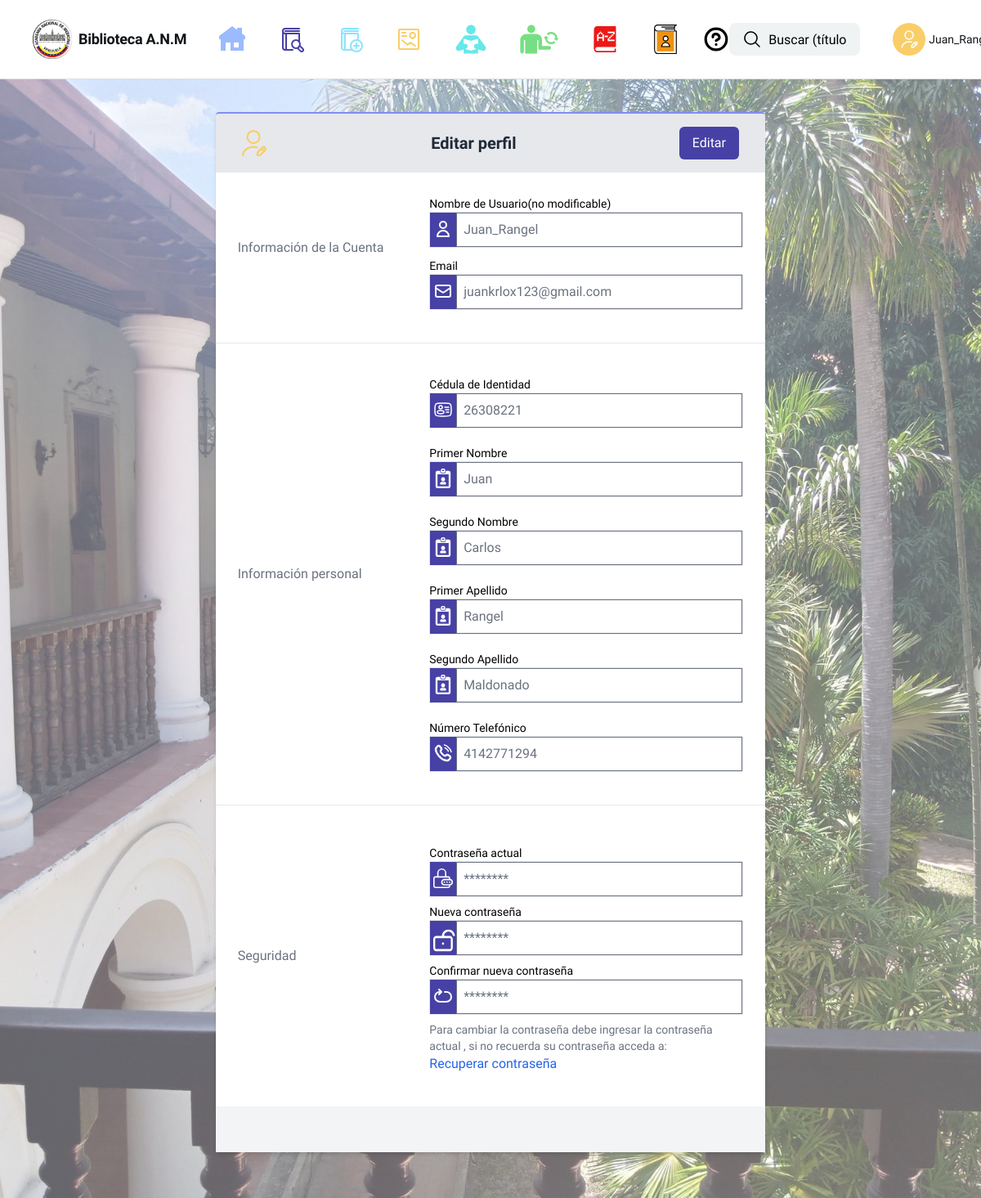
/edit_user/ (signed in), run on an earlier commit of the app's database.
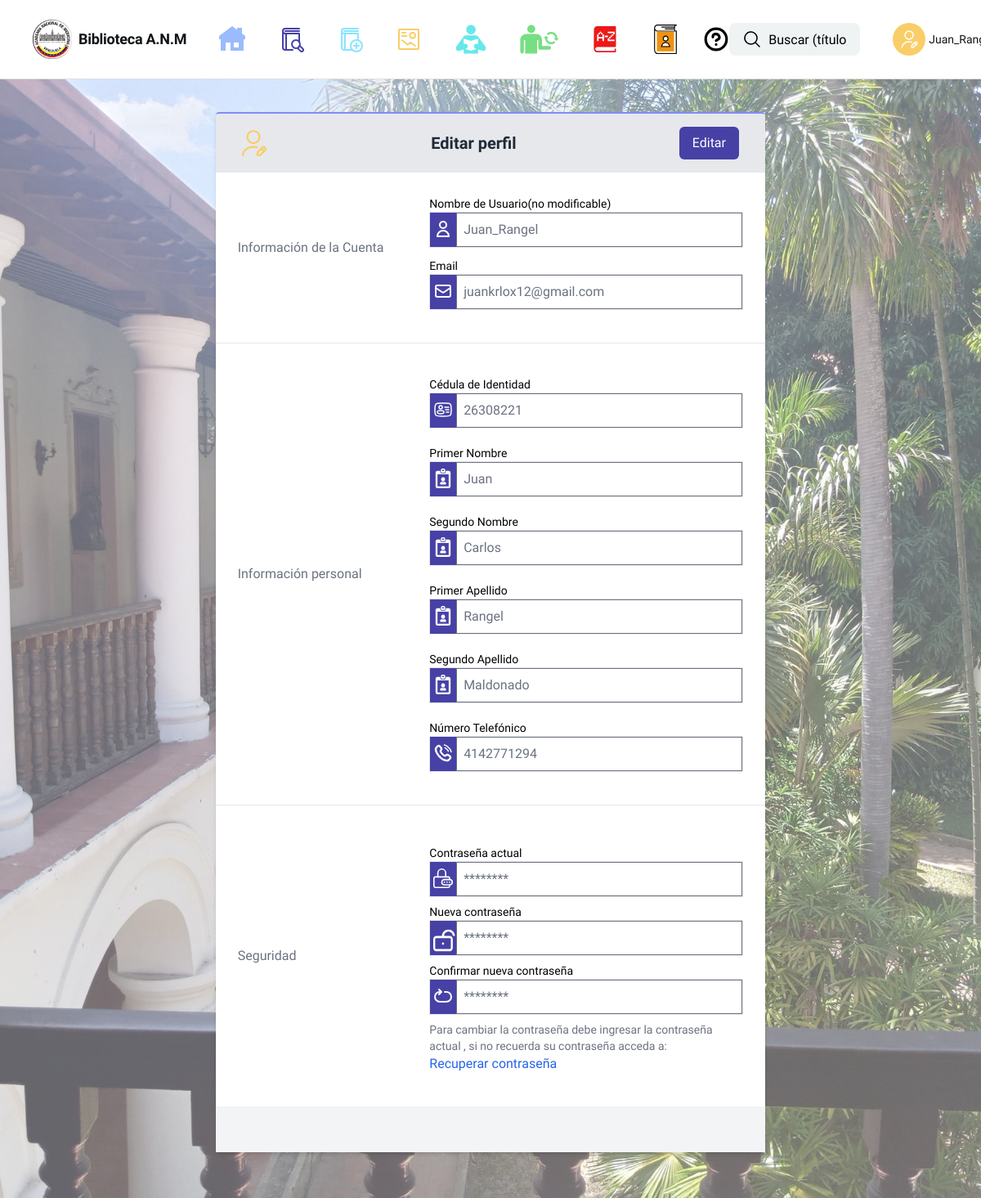
And on a later commit of the database.
### tasks/models.py (models this page shows)
class User(AbstractUser):
    segundo_nombre = models.CharField("segundo nombre", max_length=150, blank=True)
    segundo_apellido = models.CharField("segundo apellido", max_length=150, blank=True)
    cedula = models.BigIntegerField("cedula", unique=True, null=True, blank=False)
    telefono = models.BigIntegerField("telefono", null=False, blank=False)
    security_question = models.CharField("pregunta de seguridad", max_length=255, null=False, blank=False)
    security_answer = models.CharField("respuesta de seguridad", max_length=255, null=False, blank=False)
    objects = CustomUserManager()
    REQUIRED_FIELDS = ['cedula', 'telefono', 'security_question', 'security_answer', 'email']

### tasks/views.py (the view, shortened to what this page needs)
# urls.py: path('edit_user/', views.edit_user, name='edit_user'),
@login_required
def edit_user(request):
    user = request.user
    return render(request, 'edit_user.html', {'user': user})

### tasks/templates/edit_user.html (shortened to what the changed rows need)
{% extends "base.html" %}
{% block content %}
<main class="bg-[url(/static/fondoregistro.jpg)] bg-origin-border bg-cover bg-no-repeat bg-center">
  <form method="POST">
    <section class="py-10">
      <div class="mx-auto container max-w-2xl md:w-3/4 shadow-md bg-gray-200">
        <div class="bg-gray-100 p-4 border-t-2 bg-opacity-5 border-indigo-400 rounded-t">
          <div class="max-w-sm mx-auto md:w-full md:mx-0">
            <div class="flex items-center justify-between">
              <h1 class="text-gray-800 text-xl font-bold m-auto">Editar perfil</h1>
            </div>
          </div>
        </div>
        <div class="bg-white space-y-6">
          <div class="md:inline-flex space-y-4 md:space-y-0 w-full p-4 text-gray-500 items-center">
            <h2 class="md:w-1/3 mx-auto max-w-sm">Información de la Cuenta</h2>
            <div class="md:w-2/3 mx-auto max-w-sm">
              <div class="mt-3">
                <div class="w-full inline-flex border">
                  <div class="pt-2 w-1/12 bg-[#4741a6]">
                    <svg
                      fill="none"
                      class="w-6 text-white mx-auto"
                      viewBox="0 0 24 24"
                      stroke="currentColor"
                    >
                      <path
                        stroke-linecap="round"
                        stroke-linejoin="round"
                        stroke-width="2"
                        d="M16 7a4 4 0 11-8 0 4 4 0 018 0zM12 14a7 7 0 00-7 7h14a7 7 0 00-7-7z"
                      />
                    </svg>
                  </div>
                  <input type="text" name="username" id="username" class="w-11/12 focus:outline-none focus:text-gray-600 p-2" value="{{ user.username }}" readonly />
                </div>
              </div>
              <div class="mt-3">
                <div class="w-full inline-flex border">
                  <div class="pt-2 w-1/12 bg-[#4741a6]">
                    <svg
                    fill="none"
                    class="w-6 text-white mx-auto"
                    viewBox="0 0 24 24"
                    stroke="currentColor"
                  >
                    <path
                      stroke-linecap="round"
                      stroke-linejoin="round"
                      stroke-width="2"
                      d="M3 8l7.89 5.26a2 2 0 002.22 0L21 8M5 19h14a2 2 0 002-2V7a2 2 0 00-2-2H5a2 2 0 00-2 2v10a2 2 0 002 2z"
                    />
                  </svg>
                  </div>
                  <input type="email" name="email" id="email" class="w-11/12 focus:outline-none focus:text-gray-600 p-2" value="{{ user.email }}" readonly />
                </div>
              </div>
            </div>
          </div>
          <div class="md:inline-flex space-y-4 md:space-y-0 w-full p-4 text-gray-500 items-center">
            <h2 class="md:w-1/3 mx-auto max-w-sm">Información personal</h2>
            <div class="md:w-2/3 mx-auto max-w-sm space-y-5">
              <div>
                <div class="w-full inline-flex border">
                  <div class="w-1/12 pt-2 bg-[#4741a6]">
                  </div>
                  <input type="text" name="cedula" id="cedula" class="w-11/12 focus:outline-none focus:text-gray-600 p-2" value="{{ user.cedula|default:'' }}" readonly />
                </div>
              </div>
              <div>
                <div class="w-full inline-flex border">
                  <div class="w-1/12 pt-2 bg-[#4741a6]">
                  </div>
                  <input type="text" name="first_name" id="first_name" class="w-11/12 focus:outline-none focus:text-gray-600 p-2" value="{{ user.first_name|default:'' }}" readonly />
                </div>
              </div>
              <div>
                <div class="w-full inline-flex border">
                  <div class="w-1/12 pt-2 bg-[#4741a6]">
                  </div>
                  <input type="text" name="segundo_nombre" id="segundo_nombre" class="w-11/12 focus:outline-none focus:text-gray-600 p-2" value="{{ user.segundo_nombre|default:'' }}" readonly />
                </div>
              </div>
              <div>
                <div class="w-full inline-flex border">
                  <div class="w-1/12 pt-2 bg-[#4741a6]">
                  </div>
                  <input type="text" name="last_name" id="last_name" class="w-11/12 focus:outline-none focus:text-gray-600 p-2" value="{{ user.last_name|default:'' }}" readonly />
                </div>
              </div>
              <div>
                <div class="w-full inline-flex border">
                  <div class="w-1/12 pt-2 bg-[#4741a6]">
                  </div>
                  <input type="text" name="segundo_apellido" id="segundo_apellido" class="w-11/12 focus:outline-none focus:text-gray-600 p-2" value="{{ user.segundo_apellido|default:'' }}" readonly />
                </div>
              </div>
              <div>
                <div class="w-full inline-flex border">
                  <div class="pt-2 w-1/12 bg-[#4741a6]">
                  </div>
                  <input type="text" name="telefono" id="telefono" class="w-11/12 focus:outline-none focus:text-gray-600 p-2" value="{{ user.telefono|default:'' }}" readonly />
                </div>
              </div>
            </div>
          </div>
          <div class="md:inline-flex space-y-4 md:space-y-0 w-full p-4 text-gray-500 items-center">
            <h2 class="md:w-1/3 mx-auto max-w-sm">Seguridad</h2>
          </div>
        </div>
      </div>
    </section>
  </form>
</main>
    {% endblock %}

### tasks/templates/base.html (shortened to what the changed rows need)
{% load static %}
<html>
  <head>
    <script src="https://cdn.tailwindcss.com?plugins=forms,container-queries"></script>
  </head>
  <body>
    <div class="relative flex size-full min-h-screen flex-col bg-white group/design-root overflow-x-hidden" style='font-family: "Public Sans", "Noto Sans", sans-serif;'>
      <div class="layout-container flex h-full grow flex-col">
        <header class="flex items-center justify-between whitespace-nowrap border-b border-solid border-b-[#dfe1e1] px-10 py-3">
          <div class="flex items-center gap-10">
            <div class="flex items-center gap-2 text-[#111518]">
              <h2 class="text-[#111518] text-lg font-bold leading-tight tracking-[-0.015em]">Biblioteca A.N.M</h2>
            </div>
            </div>
            {% if user.is_authenticated %}
<div class="flex items-center gap-1 mr-6">
            <button class="flex max-w-[480px] cursor-pointer items-center justify-center overflow-hidden rounded-full h-10 bg-[#f9ce69] text-[#111518] gap-2 text-sm font-bold leading-normal tracking-[0.015em] min-w-0 px-2">
              <div>
                <a href="/edit_user">
                  </a>
                  </div>
            </button>
            <p class="text-[#111518] text-sm font-medium leading-normal ">{{ user.username }}</p>
          </div>
            {% endif %}
        </header>
    {% block content %}
    {% endblock %}
  </body>
</html>

What changed in the data, as far as the page shows it:
changed User "Juan_Rangel": email "juankrlox123@gmail.com" → "juankrlox12@gmail.com"
